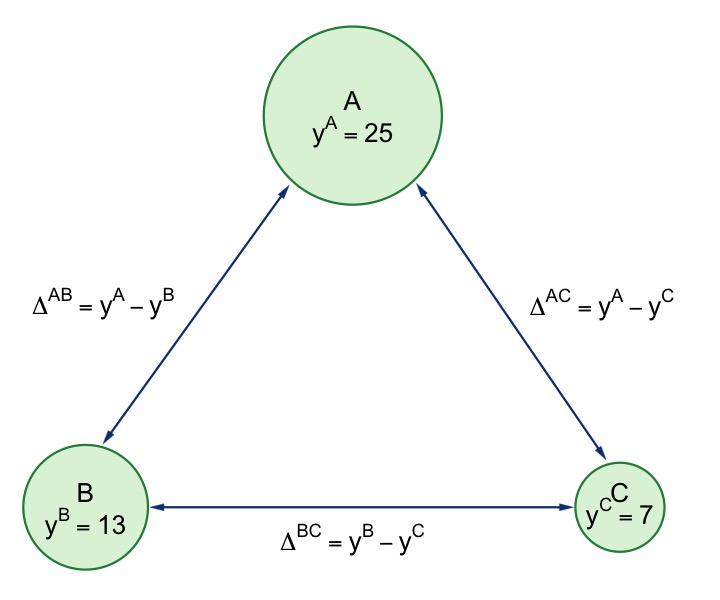

This chart was generated by the following R code:
#Graph Designer: Simon Halliday
#Authors: Bowles and Halliday
#Title: Coordination, Conflict and Competition: A Text in Microeconomics

library(shape)
library(plotrix)
#pdf(file = "capitalism/inequality_households_quiz.pdf", width = 10, height = 8)
jpeg(file = "capitalism/inequality_households_quiz.jpg", width = 6*120, height = 5*120)

#Set parameters for graphics
pointsize <- 1.8
axislabelsize <- 1.8
labelsize <- 2.2
namesize <- 1.8
annotatesize <- 1.5
graphlinewidth <- 2
segmentlinewidth <- 1.5

COL <- c("#7fc97f", "#beaed4", "#fdc086", "#ffff99", "#386cb0", "#f0027f", "#bf5b17", "#666666")
COLA <- c("#e0f3db", "#99d8c9","#66c2a4","#41ae76", "#238b45", "#005824")
COLB <- c("#c6dbef", "#4eb3d3", "#2b8cbe", "#0868ac","#084081")
COLC <- c("#fcfbfd", "#efedf5", "#dadaeb", "#bcbddc", "#9e9ac8", "#807dba", "#6a51a3", "#54278f", "#3f007d")

#Edited the margins to cater for the larger LHS labels
par(mar =  c(1, 1, 1.5, 2))

#Indifference curves of a risk-averse homo economicus (2nd graph out of the two for 4.7)

#Add limits on axes and levels of utility for each indifference curve
ylims <- c(0, 36)
xlims <- c(1, 39)

npts <- 501 
x <- seq(xlims[1], xlims[2], length.out = npts)
y <- seq(ylims[1], ylims[2], length.out = npts) 

plot(0, 0, xlim = xlims, ylim = ylims, type = "n",
     xlab = expression(paste("")),
     ylab = expression(paste("")), 
     xaxt = "n", 
     yaxt = "n", 
     cex.lab = axislabelsize, 
     bty = "n", 
     xaxs="i", 
     yaxs="i"
)


#axis(1,at = ticksx,  pos = 0, labels = xlabels)
#axis(2,at = ticksy,  pos = 0, labels = ylabels, las = 1)


draw.circle(35, 5, 2.5, nv = 1000, border = COLA[5], col = COLA[1], lty = 1, lwd = 3)
text(35, 6, expression(paste(C)), xpd = TRUE, cex = labelsize)
text(35, 4.6, expression(paste(y^C == 7)), xpd = TRUE, cex = labelsize)


#Arrow between 2 and 3
Arrows(9, 5, 32, 5,  col = COLB[5], lty = 1, lwd = 3, code = 3, arr.type = "triangle", arr.lwd = 0.5)

draw.circle(5, 5, 3.5, nv = 1000, border = COLA[5], col = COLA[1], lty = 1, lwd = 3)
text(5, 6, expression(paste(B)), xpd = TRUE, cex = labelsize)
text(5, 4, expression(paste(y^B == 13)), xpd = TRUE, cex = labelsize)

#Arrow between 3 and 10
Arrows(6.2, 9.4, 16.2, 25.2,  col = COLB[5], lty = 1, lwd = 3, code = 3, arr.type = "triangle", arr.lwd = 0.5)

draw.circle(20, 30, 5, nv = 1000, border = COLA[5], col = COLA[1], lty = 1, lwd = 3)
text(20, 31, expression(paste(A)), xpd = TRUE, cex = labelsize)
text(20, 29, expression(paste(y^A == 25)), xpd = TRUE, cex = labelsize)

#Arrow between 2 and 10
Arrows(23.8, 25.3, 34, 8.4,  col = COLB[5], lty = 1, lwd = 3, code = 3, arr.type = "triangle", arr.lwd = 0.5)

#Difference between A and C
text(34, 18, expression(paste(Delta^{AC} == phantom(), y^A - y^C)), xpd = TRUE, cex = labelsize)
#Difference between A and B
text(6, 18, expression(paste(Delta^{AB} == phantom(), y^A - y^B)), xpd = TRUE, cex = labelsize)
#Difference between B and C
text(20, 3, expression(paste(Delta^{BC} == phantom(), y^B - y^C)), xpd = TRUE, cex = labelsize)



#text(20, 16, expression(paste(Gini== bgroup("(", frac(Sigma*Delta^{ij}, (n^2 - n)/2),")")*bgroup("(",frac(1,bar(y)),")")*bgroup("(",frac(1,2),")"))), cex = labelsize)
#text(20, 14, expression(paste(Gini == bgroup("(", frac(16, 3),")")*bgroup("(",frac(1,16/3),")")*bgroup("(",frac(1,2),")"), phantom() == 0.5 )), cex = labelsize)

#Bottom of frame
# segments(14, 12, 26, 12, lty = 1, col = "black" , lwd = 1)
# #Top of frame
# segments(14, 16, 26, 16, lty = 1, col = "black" , lwd = 1)
# #Left of frame
# segments(14, 12, 14, 16, lty = 1, col = "black" , lwd = 1)
# #Right of frame
# segments(26, 12, 26, 16, lty = 1, col = "black" , lwd = 1)


dev.off()
